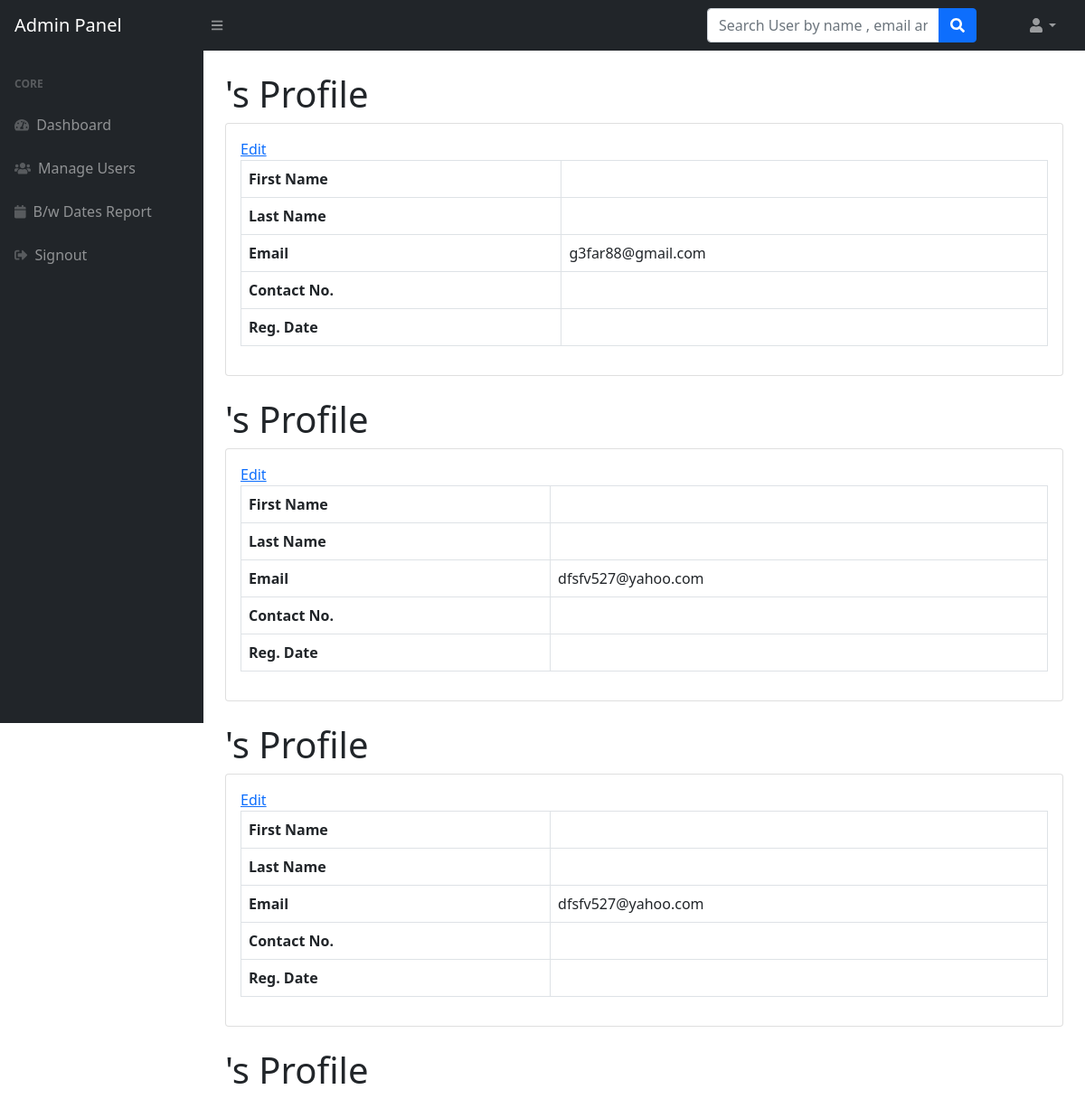
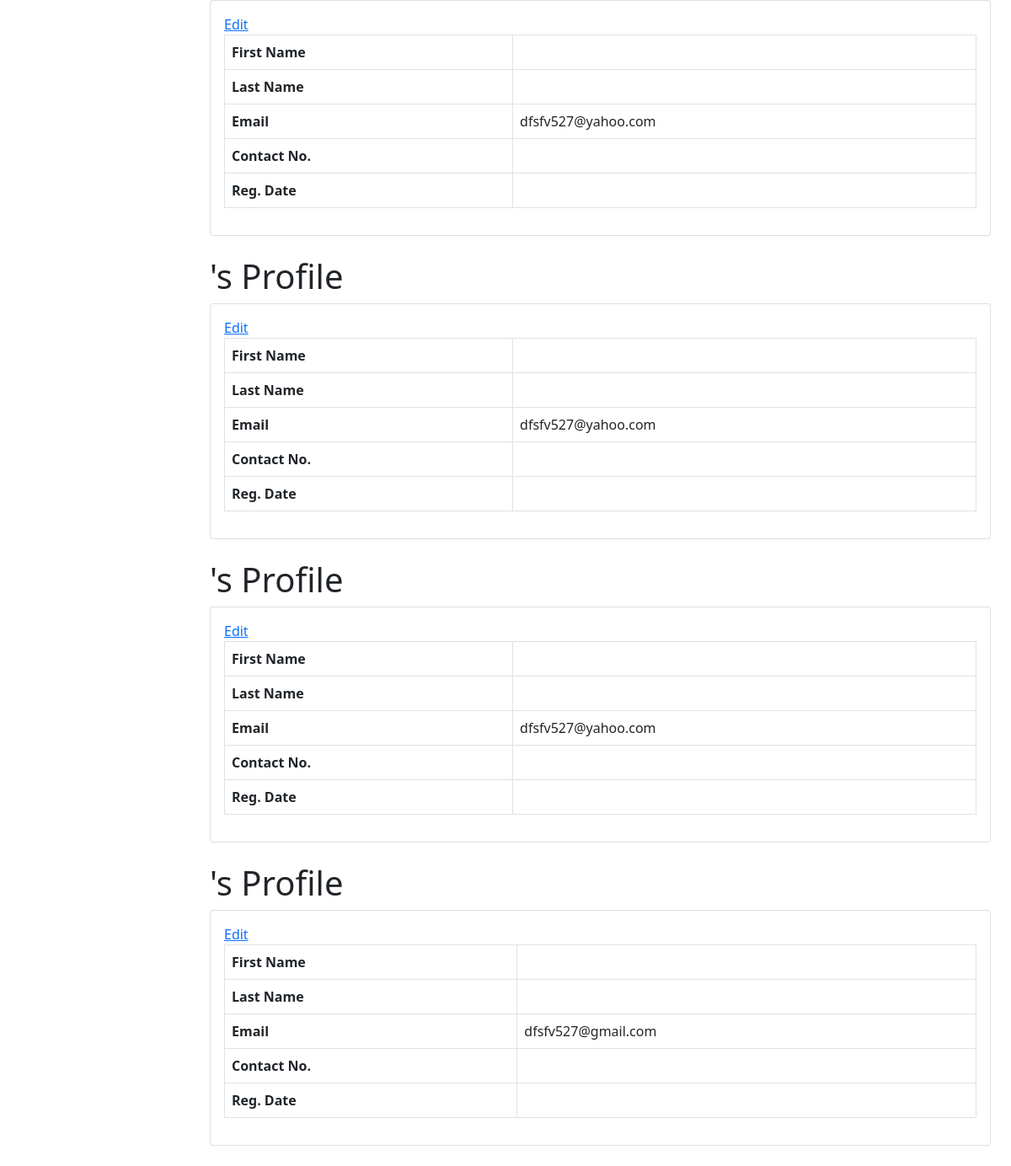
The page /admin/user-profile.php?uid=[value-6] (signed in) on the database its author committed (2 pictures, top to bottom).
### tables this page shows
CREATE TABLE `users` (
  `Name` varchar(255) DEFAULT NULL,
  `Age` varchar(255) DEFAULT NULL,
  `email` varchar(255) DEFAULT NULL,
  `Governorate` varchar(200) DEFAULT NULL,
  `password` varchar(255) DEFAULT NULL,
  `Id` varchar(20) NOT NULL,
  `Phone` varchar(20) NOT NULL
);

### admin/user-profile.php (the view, shortened to what this page needs)
<?php session_start();
if (strlen($_SESSION['adminid']==0)) {
  header('location:logout.php');
  } else{
?>
<!DOCTYPE html>
<html lang="en">
    <head>
        <link href="https://cdn.jsdelivr.net/npm/simple-datatables@latest/dist/style.css" rel="stylesheet" />
        <link href="../css/styles.css" rel="stylesheet" />
    </head>
    <body class="sb-nav-fixed">
      <?php include_once('includes/navbar.php');?>
        <div id="layoutSidenav">
          <?php include_once('includes/sidebar.php');?>
            <div id="layoutSidenav_content">
                <main>
                    <div class="container-fluid px-4">
<?php
$userid=$_GET['uid'];
$query=mysqli_query($con,"select * from users where id='$userid'");
while($result=mysqli_fetch_array($query))
{?>
                        <h1 class="mt-4"><?php echo $result['fname'];?>'s Profile</h1>
                        <div class="card mb-4">
                            <div class="card-body">
                                <a href="edit-profile.php?uid=<?php echo $result['id'];?>">Edit</a>
                                <table class="table table-bordered">
                                   <tr>
                                    <th>First Name</th>
                                       <td><?php echo $result['fname'];?></td>
                                   </tr>
                                   <tr>
                                       <th>Last Name</th>
                                       <td><?php echo $result['lname'];?></td>
                                   </tr>
                                   <tr>
                                       <th>Email</th>
                                       <td colspan="3"><?php echo $result['email'];?></td>
                                   </tr>
                                     <tr>
                                       <th>Contact No.</th>
                                       <td colspan="3"><?php echo $result['contactno'];?></td>
                                   </tr>
                                        <tr>
                                       <th>Reg. Date</th>
                                       <td colspan="3"><?php echo $result['posting_date'];?></td>
                                   </tr>
                                </table>
                            </div>
                        </div>
<?php } ?>
                    </div>
                </main>
            </div>
        </div>
    </body>
</html>
<?php } ?>

### rows shown on the page
users: email "g3far88@gmail.com"
users: email "dfsfv527@yahoo.com"
users: email "dfsfv527@yahoo.com"
users: email "dfsfv527@yahoo.com"
users: email "dfsfv527@yahoo.com"
users: email "dfsfv527@yahoo.com"
users: email "dfsfv527@gmail.com"
